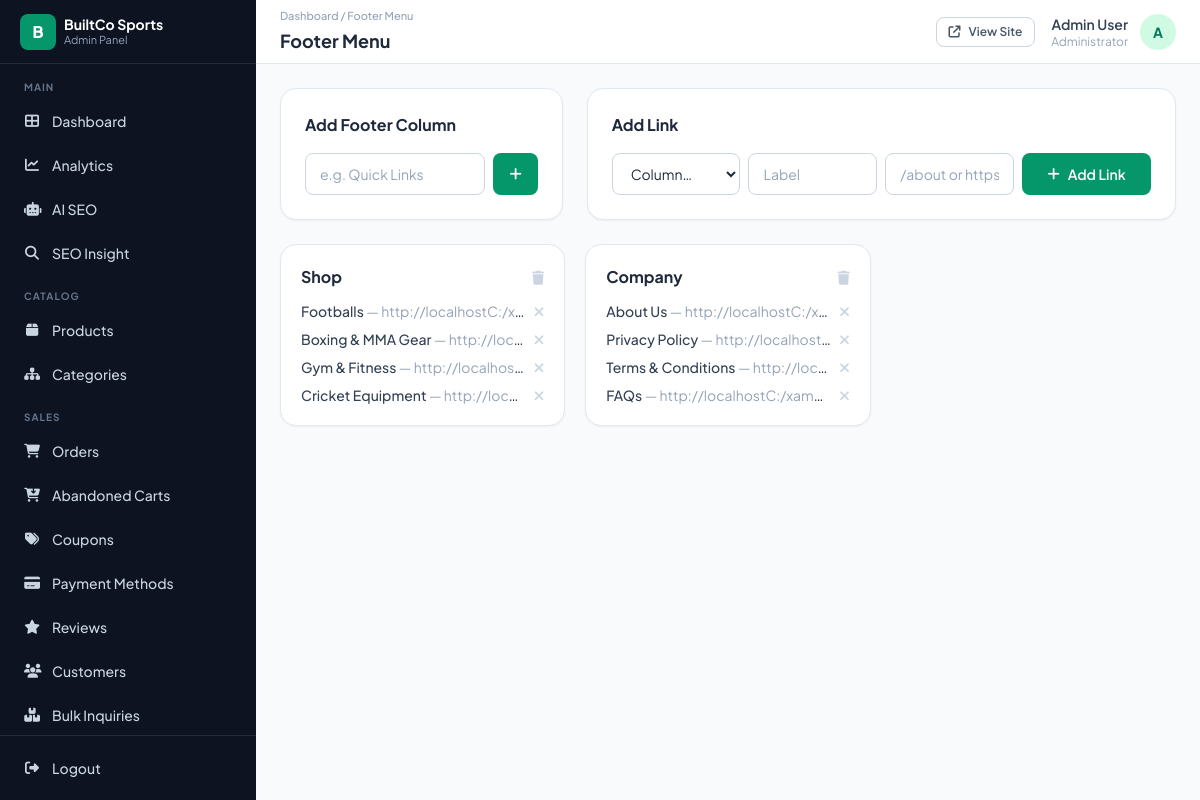
The page /admin/pages/footer.php (signed in) on the database its author committed.
### tables this page shows
CREATE TABLE `footer_columns` (
  `id` int(11) NOT NULL,
  `title` varchar(100) NOT NULL,
  `sort_order` int(11) NOT NULL DEFAULT 0,
  `status` enum('active','inactive') NOT NULL DEFAULT 'active'
);

CREATE TABLE `footer_links` (
  `id` int(11) NOT NULL,
  `column_id` int(11) NOT NULL,
  `label` varchar(150) NOT NULL,
  `url` varchar(500) NOT NULL,
  `sort_order` int(11) NOT NULL DEFAULT 0,
  `status` enum('active','inactive') NOT NULL DEFAULT 'active'
);

### includes/config.php (called while the page is built, shortened)
<?php
class DB {
    private static $instance = null;
    private function __construct() {
        $this->conn = new mysqli(DB_HOST, DB_USER, DB_PASS, DB_NAME);
    }
    public static function getInstance() {
        if (self::$instance === null) self::$instance = new DB();
        return self::$instance->conn;
    }
}
function db() { return DB::getInstance(); }
function fetch_all($sql, $types = '', ...$params) {
    if (!empty($params)) {
        $stmt = db()->prepare($sql);
        $stmt->bind_param($types, ...$params);
        $stmt->execute();
        return $stmt->get_result()->fetch_all(MYSQLI_ASSOC);
    }
    $result = db()->query($sql);
    return $result ? $result->fetch_all(MYSQLI_ASSOC) : [];
}
function h($v) {
    return htmlspecialchars((string)($v ?? ''), ENT_QUOTES, 'UTF-8');
}
function csrf_token() {
    return $_SESSION['csrf_token'];
}
    ob_start(); ?>
    <?php return ob_get_clean();
function get_footer_columns_full() {
    $cols = fetch_all("SELECT * FROM footer_columns ORDER BY sort_order ASC, id ASC");
    foreach ($cols as &$col) {
        $col['links'] = fetch_all("SELECT * FROM footer_links WHERE column_id=? ORDER BY sort_order ASC, id ASC", 'i', $col['id']);
    }
    return $cols;
}

### admin/pages/footer.php (the view, shortened to what this page needs)
<?php
require_once __DIR__ . '/../../includes/config.php';
$columns = get_footer_columns_full();
include __DIR__ . '/../includes/admin-header.php';
?>
<div class="grid grid-cols-1 lg:grid-cols-3 gap-6 mb-6">
  <div class="card p-6">
    <h2 class="font-bold text-slate-800 mb-4">Add Footer Column</h2>
    <form method="POST" class="flex gap-2">
      <input type="text" name="col_title" required class="f-input" placeholder="e.g. Quick Links">
      <button type="submit" class="btn-primary shrink-0"><i class="fa-solid fa-plus"></i></button>
    </form>
  </div>
  <div class="card p-6 lg:col-span-2">
    <h2 class="font-bold text-slate-800 mb-4">Add Link</h2>
    <form method="POST" class="grid grid-cols-1 sm:grid-cols-4 gap-2">
      <select name="column_id" required class="f-select sm:col-span-1">
        <option value="">Column…</option>
      </select>
      <input type="text" name="label" required class="f-input sm:col-span-1" placeholder="Label">
      <input type="text" name="url" required class="f-input sm:col-span-1" placeholder="/about or https://...">
      <button type="submit" class="btn-primary sm:col-span-1"><i class="fa-solid fa-plus"></i> Add Link</button>
    </form>
  </div>
</div>
<div class="grid grid-cols-1 md:grid-cols-2 lg:grid-cols-3 gap-5">
  <?php foreach ($columns as $col): ?>
  <div class="card p-5">
    <div class="flex items-center justify-between mb-3">
      <h3 class="font-bold text-slate-800"><?= h($col['title']) ?></h3>
      <a href="?action=delete_column&id=<?= (int)$col['id'] ?>&csrf_token=<?= csrf_token() ?>" data-confirm="Delete this column and all its links?" class="text-slate-300 hover:text-red-500"><i class="fa-solid fa-trash text-sm"></i></a>
    </div>
    <div class="space-y-2">
      <?php foreach ($col['links'] as $link): ?>
      <div class="flex items-center justify-between gap-2 text-sm">
        <div class="truncate"><span class="text-slate-700 font-medium"><?= h($link['label']) ?></span> <span class="text-slate-400">— <?= h($link['url']) ?></span></div>
        <a href="?action=delete_link&id=<?= (int)$link['id'] ?>&csrf_token=<?= csrf_token() ?>" class="text-slate-300 hover:text-red-500 shrink-0"><i class="fa-solid fa-xmark"></i></a>
      </div>
      <?php endforeach; ?>
    </div>
  </div>
  <?php endforeach; ?>
</div>
<?php include __DIR__ . '/../includes/admin-footer.php'; ?>

### rows shown on the page
footer_columns: title "Shop"
footer_links: label "Footballs", url "http://localhostC:/x…"
footer_links: label "Boxing & MMA Gear", url "http://loc…"
footer_links: label "Gym & Fitness", url "http://localhos…"
footer_links: label "Cricket Equipment", url "http://loc…"
footer_columns: title "Company"
footer_links: label "About Us", url "http://localhostC:/x…"
footer_links: label "Privacy Policy", url "http://localhost…"
footer_links: label "Terms & Conditions", url "http://loc…"
footer_links: label "FAQs", url "http://localhostC:/xam…"

### other values the page prints
$group_label "MAIN"
$nav_item['label'] "Dashboard"
$nav_item['label'] "Analytics"
$nav_item['label'] "AI SEO"
$nav_item['label'] "SEO Insight"
$group_label "CATALOG"
$nav_item['label'] "Products"
$nav_item['label'] "Categories"
$group_label "SALES"
$nav_item['label'] "Orders"
$nav_item['label'] "Abandoned Carts"
$nav_item['label'] "Coupons"
$nav_item['label'] "Payment Methods"
$nav_item['label'] "Reviews"
$nav_item['label'] "Customers"
